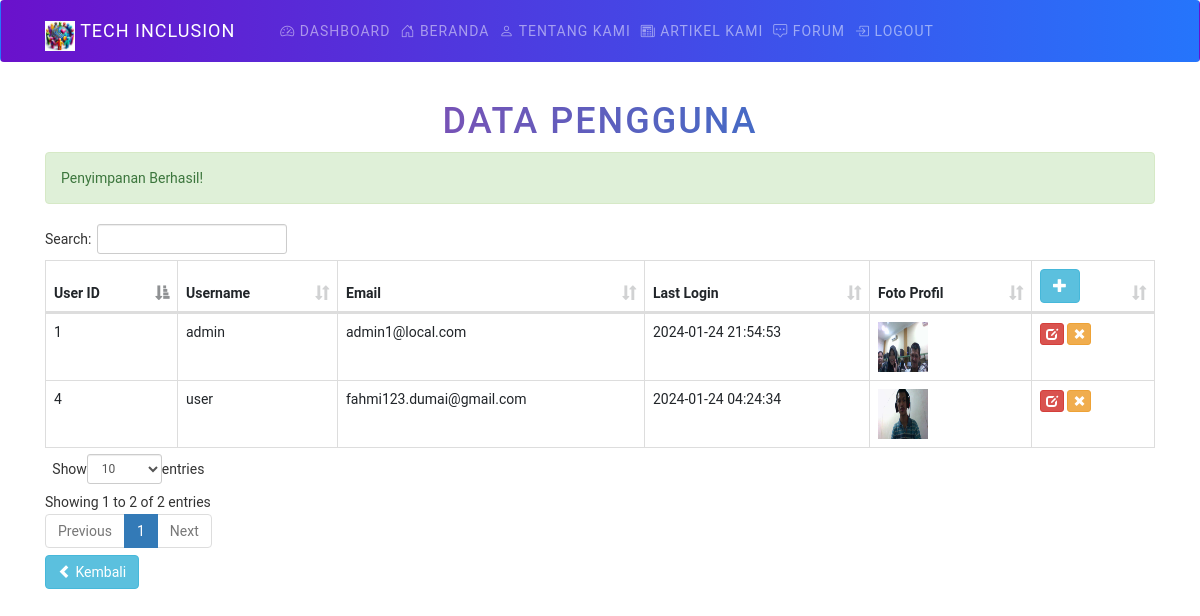
/Admin/tampil-pengguna.php?pesan=inputBerhasil (signed in), run on the app's committed database.
### tables this page shows
CREATE TABLE `pengguna` (
  `user_id` int(11) NOT NULL,
  `username` varchar(100) NOT NULL,
  `password` varchar(254) NOT NULL,
  `email` varchar(50) NOT NULL,
  `token` char(128) DEFAULT NULL,
  `status` char(1) DEFAULT NULL,
  `last_login` datetime NOT NULL DEFAULT current_timestamp(),
  `foto` blob NOT NULL
);

### Admin/tampil-pengguna.php (the view, shortened to what this page needs)
<?php require 'header.php'; ?>
<link href="../bootstrap/css/bootstrap.min.css" rel="stylesheet">
<link href="../DataTables/datatables.min.css" rel="stylesheet">
<div class="container">
    <div class="row">
        <div class="col-md-12">
            <h1>Data Pengguna</h1>
            <?php if(@$_GET['pesan']=="inputBerhasil"){ ?>
                <div class="alert alert-success">Penyimpanan Berhasil!</div>
            <?php } ?>
            <table id="dataTables" class="table table-bordered">
                <thead>
                    <tr>
                        <th>User ID</th>
                        <th>Username</th>
                        <th>Email</th>
                        <th>Last Login</th>
                        <th>Foto Profil</th>
                        <th>
                            <a href="input-pengguna.php" class="btn btn-info">
                                <i class="glyphicon glyphicon-plus"></i>
                            </a>
                        </th>
                    </tr>
                </thead>
                <tbody>
                    <?php
                    include "../koneksi.php";
                    $sql = $koneksi->query("SELECT * FROM pengguna ORDER BY user_id ASC");
                    while($row = $sql->fetch_assoc()){ ?>
                        <tr>
                            <td><?php echo $row['user_id']; ?></td>
                            <td><?php echo $row['username']; ?></td>
                            <td><?php echo $row['email']; ?></td>
                            <td><?php echo $row['last_login']; ?></td>
                            <td><img src="../images/foto/<?php echo $row['foto']; ?>" width="50" height="50"></td>
                            <td>
                                <a href="edit-pengguna.php?id=<?php echo $row['user_id']; ?>">
                                    <button class="btn btn-xs btn-danger glyphicon glyphicon-edit"></button>
                                </a>
                                <a href="hapus-pengguna.php?id=<?php echo $row['user_id']; ?>" onclick="return confirm('Anda yakin menghapus data?')">
                                    <button class="btn btn-xs btn-warning glyphicon glyphicon-remove"></button>
                                </a>
                            </td>
                        </tr>
                    <?php } ?>
                </tbody>
            </table>
            <a href="index.php" class="btn btn-info">
                <i class="glyphicon glyphicon-chevron-left"></i> Kembali
            </a>
        </div>
    </div>
</div>

### Admin/header.php (style rules this page uses)
body, html { width: 100%; margin: 0; padding: 20; overflow-x: hidden; }
.container { position: relative; width: 100%; margin: auto; font-family: 'Roboto', sans-serif; overflow-x: auto; }
h1 { font-size: 36px; font-weight: bold; color: #333; text-align: center; margin-top: 50px; margin-bottom: 30px; text-transform: uppercase; }
h1 { font-size: 36px; font-weight: 700; text-align: center; text-transform: uppercase; letter-spacing: 2px; background: linear-gradient(to right, #b534a2, #0789d9); -webkit-background-clip: text; -webkit-text-fill-color: transparent; }

### Admin/tampil-pengguna.php (style rules this page uses)
.table { width: 100%; border-collapse: collapse; }
.table th, .table td { border: 1px solid #ccc; padding: 8px; text-align: left; }

### data on the page
pengguna: user_id "1", username "admin", email "admin1@local.com", last_login "2024-01-24 21:54:53", foto (picture)
pengguna: user_id "4", username "user", email "fahmi123.dumai@gmail.com", last_login "2024-01-24 04:24:34", foto (picture)
